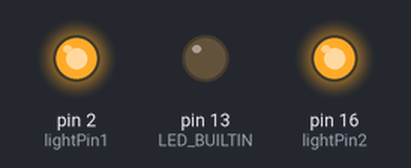
A sketch run on a simulated Arduino Uno, built for the host (arithmetic inside an expression is 32-bit, double 64-bit). Parts: output pins drawn as LEDs (lit = HIGH).

Above: at 2.0 s.
At 4.1 s:
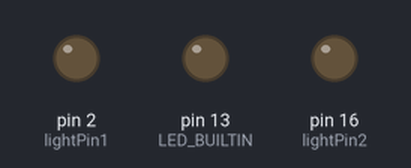
Timing chart, 0 to 5.3 s (numbered marks = the images above):
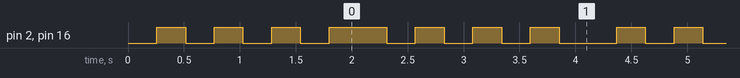

Measured:
- by itself, pin 2 (lightPin1), pin 16 (lightPin2): repeats every 4.1 s: 2 × (LOW 0.26 s, HIGH 0.26 s), LOW 0.26 s, HIGH 0.51 s, 3 × (LOW 0.26 s, HIGH 0.26 s), LOW 0.51 s, HIGH 0.26 s
- by itself, everything shown: repeats every 4.1 s, in 14 steps

The sketch:

n2_ESP8266_Fade.ino
```cpp
/*
 * Fading PWM on ESP8266
 * Modified by Jan Fiess on 20180410
 * the esp8266 has 2 onboard leds: pin 2 and led_builtin
 */

int freq = 80;
int lightPin1 = 2;
int lightPin2 = 16;

void setup() {
  pinMode(LED_BUILTIN, OUTPUT);
  pinMode(lightPin1, OUTPUT);
  pinMode(lightPin2, OUTPUT);
  analogWriteFreq(freq);
  digitalWrite(LED_BUILTIN, LOW);
}

void loop() {
  for (int fadeVal = 0; fadeVal <= 1023; fadeVal++){
    analogWrite(lightPin1, fadeVal);
    analogWrite(lightPin2, fadeVal);
    delay(2);
  }

  for (int fadeVal = 1023; fadeVal >= 0; fadeVal--){
    analogWrite(lightPin1, fadeVal);
    analogWrite(lightPin2, fadeVal);
    delay(2);
  }
}
```
